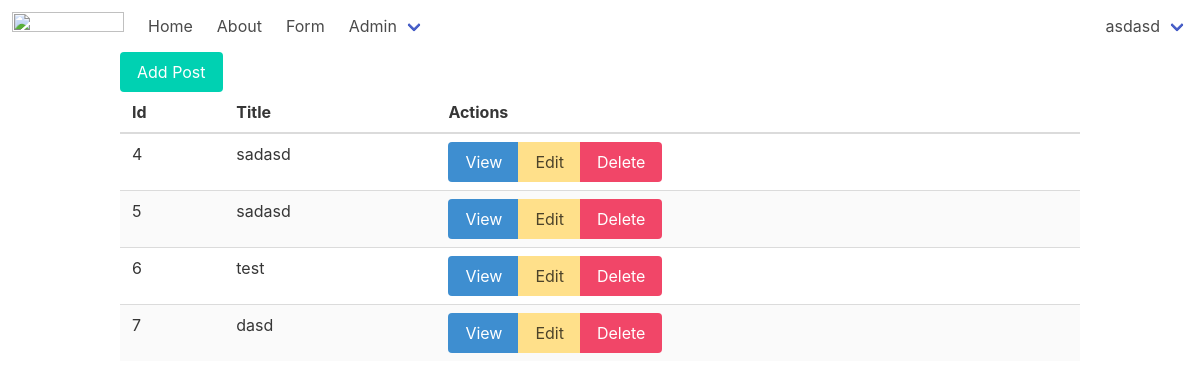
The app's page /admin/posts (signed in) with its own data.
### tables this page shows
CREATE TABLE users
(
    id       integer
        constraint users_pk
            primary key autoincrement,
    email    text not null
        constraint users_pk2
            unique,
    password text not null
);

CREATE TABLE posts
(
    id    integer
        constraint posts_pk
            primary key autoincrement,
    title text,
    body  text
);

### helpers.php (called while the page is built, shortened)
<?php
function view($viewName, $variables=[]){
    extract($variables);
    include __DIR__ . "/views/$viewName.php";
}
function auth(){
    return User::auth();
}

### src/Controllers/PostsController.php (called while the page is built, shortened)
<?php
class PostsController
{
    public function index()
    {
        $posts = Post::all();
        view('posts/index', compact('posts'));
    }
}

### src/DB.php (called while the page is built, shortened)
<?php
class DB
{
    private $conn;
    public function __construct()
    {
        try {
            $this->conn = new PDO("sqlite:db.sqlite");
            $this->conn->setAttribute(PDO::ATTR_ERRMODE, PDO::ERRMODE_EXCEPTION);
        } catch (PDOException $e) {
            echo "Connection failed: " . $e->getMessage();
        }
    }
    public function all($tabel, $class)
    {
        $stmt = $this->conn->prepare("SELECT * FROM $tabel");
        $stmt->execute();
        $stmt->setFetchMode(PDO::FETCH_CLASS, $class);
        return $stmt->fetchAll();
    }
    public function find(string $tabel, string $class, $id)
    {
        $stmt = $this->conn->prepare("SELECT * FROM $tabel WHERE id=$id");
        $stmt->execute();
        $stmt->setFetchMode(PDO::FETCH_CLASS, $class);
        return $stmt->fetch();
    }
}

### src/Models/Model.php (called while the page is built, shortened)
<?php
class Model
{
    static $table;
    public static function all()
    {
        $db = new DB();
        return $db->all(static::$table, static::class);
    }
    public static function find($id)
    {
        $db = new DB();
        return $db->find(static::$table, static::class, $id);
    }
};

### src/Models/User.php (called while the page is built, shortened)
<?php
class User extends Model {
    public static function auth(){
        if(isset($_SESSION['user'])){
            return User::find($_SESSION['user']);
        }
        return false;
    }
}

### views/posts/index.php (the view)
<?php include __DIR__ . '/../partials/header.php' ?>
<div class="container">
    <a href="/admin/posts/create" class="button is-primary">Add Post</a>
    <table class="table is-fullwidth is-striped">
        <thead>
            <th>Id</th>
            <th>Title</th>
            <th>Actions</th>
        </thead>
        <tbody>
            <?php foreach ($posts as $post) : ?>
                <tr>
                    <td><?= $post->id ?></td>
                    <td><?= $post->title ?></td>
                    <td>
                        <div class="buttons has-addons">
                            <a href="/admin/posts/show?id=<?=$post->id?>" class="button is-info">View</a>
                            <a href="/admin/posts/edit?id=<?=$post->id?>" class="button is-warning">Edit</a>
                            <a href="/admin/posts/delete?id=<?=$post->id?>" class="button is-danger">Delete</a>
                        </div>
                    </td>
                </tr>
            <?php endforeach; ?>
        </tbody>
    </table>
</div>
<?php include __DIR__ . '/../partials/footer.php' ?>

### views/partials/nav.php (shortened to what this page needs)
<nav class="navbar" role="navigation" aria-label="main navigation">
  <div class="navbar-brand">
    <a class="navbar-item" href="/">
      <img src="https://bulma.io/images/bulma-logo.png" width="112" height="28">
    </a>
  </div>
  <div id="navbarBasicExample" class="navbar-menu">
    <div class="navbar-start">
      <a href="/" class="navbar-item">
        Home
      </a>
      <a href="/about" class="navbar-item">
        About
      </a>
      <a href="/form" class="navbar-item">
        Form
      </a>
      <div class="navbar-item has-dropdown is-hoverable">
        <a class="navbar-link">
          Admin
        </a>
      </div>
    </div>
    <div class="navbar-end">
      <?php if(auth()): ?>
        <div class="navbar-item has-dropdown is-hoverable">
        <a class="navbar-link">
          <?= auth()->email ?>
        </a>
      </div>
    <?php endif ?>
  </div>
</nav>

### records on screen
users: email "asdasd"
posts: id "4", title "sadasd"
posts: id "5", title "sadasd"
posts: id "6", title "test"
posts: id "7", title "dasd"
